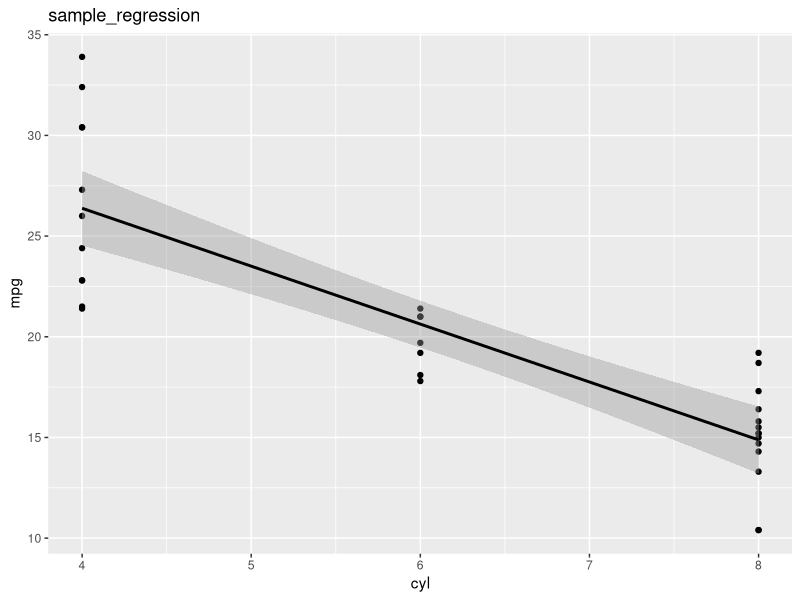

R code for this plot:
###########################################################
##     Learn how to do regression in R in 10 mins        ##
###########################################################

#Author: Wanjun Gu
#Github Repository: https://github.com/Broccolito

#For general R tutorail, check out:
#https://github.com/Broccolito/R_Tutorial/blob/master/R_tutorial.R

#This tutorial is about doing regressions in R

#Step 1: read file into the workspace

#Packages or functions that you may need:
library(readxl) # Read Excel sheet
library(knitr) # Look at the data in a prettier format
#If you do not have these packages installed, install the packages using:
install.packages("readxl")
install.packages("knitr")
# read.csv() # Read csv files

# Reading data from files looks like:
# sample_data = as.data.frame(read.csv(file = "file_name.csv"))
# sample_data = as.data.frame(read_excel(path = "file_name.xlsx"))

#For the sake of this tutorial, lets use an embedded dataset in R
sample_data = mtcars

# Check the structure of the data
kable(sample_data)

  # |                    |  mpg| cyl|  disp|  hp| drat|    wt|  qsec| vs| am| gear| carb|
  # |:-------------------|----:|---:|-----:|---:|----:|-----:|-----:|--:|--:|----:|----:|
  # |Mazda RX4           | 21.0|   6| 160.0| 110| 3.90| 2.620| 16.46|  0|  1|    4|    4|
  # |Mazda RX4 Wag       | 21.0|   6| 160.0| 110| 3.90| 2.875| 17.02|  0|  1|    4|    4|
  # |Datsun 710          | 22.8|   4| 108.0|  93| 3.85| 2.320| 18.61|  1|  1|    4|    1|
  # |Hornet 4 Drive      | 21.4|   6| 258.0| 110| 3.08| 3.215| 19.44|  1|  0|    3|    1|
  # |Hornet Sportabout   | 18.7|   8| 360.0| 175| 3.15| 3.440| 17.02|  0|  0|    3|    2|
  # |Valiant             | 18.1|   6| 225.0| 105| 2.76| 3.460| 20.22|  1|  0|    3|    1|
  # |Duster 360          | 14.3|   8| 360.0| 245| 3.21| 3.570| 15.84|  0|  0|    3|    4|
  # |Merc 240D           | 24.4|   4| 146.7|  62| 3.69| 3.190| 20.00|  1|  0|    4|    2|
  # ......................
  # ......................

# The data should look like the data frame above. 
# You can also view the first few results by using

kable(head(sample_data, 5)) # This only shows the first 5 rows of the data

# You can also check the dimension of the dataset using:
dim(sample_data)
# [1] 32 11

#32 is the number of rows and 11 is the number of columns Or you can say:
#32 is the total sample size (observations) and 11 is the number of variables

#Then you can see what exactly the variables are by knowing the column names
names(sample_data)
# [1] "mpg"  "cyl"  "disp" "hp"   "drat" "wt"   "qsec" "vs"   "am"   "gear" "carb"

# That way, you can start construct your regression using:
lm(data = sample_data, formula = mpg ~ cyl)

#You will get a result like
# Call:
# lm(formula = mpg ~ cyl, data = sample_data)
# 
# Coefficients:
#   (Intercept)          cyl  
#        37.885       -2.876  


#You can also summarize the results using
summary(lm(data = sample_data, formula = mpg ~ cyl))
#The result looks something like:
# Call:
# lm(formula = mpg ~ cyl, data = sample_data)
# 
# Residuals:
#   Min      1Q  Median      3Q     Max 
# -4.9814 -2.1185  0.2217  1.0717  7.5186 
# 
# Coefficients:
#   Estimate Std. Error t value Pr(>|t|)    
# (Intercept)  37.8846     2.0738   18.27  < 2e-16 ***
#   cyl          -2.8758     0.3224   -8.92 6.11e-10 ***
#   ---
#   Signif. codes:  0 '***' 0.001 '**' 0.01 '*' 0.05 '.' 0.1 ' ' 1
# 
# Residual standard error: 3.206 on 30 degrees of freedom
# Multiple R-squared:  0.7262,	Adjusted R-squared:  0.7171 
# F-statistic: 79.56 on 1 and 30 DF,  p-value: 6.113e-10

# If you assign a variable to this summary, you can get all kinds of stats
# from the regression.
reg_res = summary(lm(data = sample_data, formula = mpg ~ cyl))
# You can use "$" to access:
  # [1] "call"          "terms"         "residuals"     "coefficients"  "aliased"       "sigma"         "df"           
  # [8] "r.squared"     "adj.r.squared" "fstatistic"    "cov.unscaled" 

# For example:
reg_res$coefficients
#             Estimate Std. Error   t value     Pr(>|t|)
# (Intercept) 37.88458  2.0738436 18.267808 8.369155e-18
# cyl         -2.87579  0.3224089 -8.919699 6.112687e-10
reg_res$r.squared
#[1] 0.72618

# You can also plot the regression using ggplot2 package
library(ggplot2)
#In case you do not have ggplot2, install it using:
install.packages("ggplot2")
qplot(data = sample_data, cyl, mpg, main = "sample_regression") + geom_smooth(method = "lm", color = "black")

#Multiple regressions and more complicated models
# Remember that command you used just now: "lm" 
lm(data = sample_data, formula = mpg ~ cyl)
# if instead of mpg ~ cyl, you want to regress mpg on both cyl and disp,
# you can do:
lm(data = sample_data, formula = mpg ~ cyl + disp)
#The result looks like:
# Call:
# lm(formula = mpg ~ cyl + disp, data = sample_data)
# 
# Coefficients:
# (Intercept)          cyl         disp  
#      34.66099     -1.58728     -0.02058  

# Summarize it using the same command:
summary(lm(data = sample_data, formula = mpg ~ cyl + disp))
# Call:
#   lm(formula = mpg ~ cyl + disp, data = sample_data)
# 
# Residuals:
#   Min      1Q  Median      3Q     Max 
# -4.4213 -2.1722 -0.6362  1.1899  7.0516 
# 
# Coefficients:
#   Estimate Std. Error t value Pr(>|t|)    
# (Intercept) 34.66099    2.54700  13.609 4.02e-14 ***
#   cyl         -1.58728    0.71184  -2.230   0.0337 *  
#   disp        -0.02058    0.01026  -2.007   0.0542 .  
# ---
#   Signif. codes:  0 '***' 0.001 '**' 0.01 '*' 0.05 '.' 0.1 ' ' 1
# 
# Residual standard error: 3.055 on 29 degrees of freedom
# Multiple R-squared:  0.7596,	Adjusted R-squared:  0.743 
# F-statistic: 45.81 on 2 and 29 DF,  p-value: 1.058e-09


#Get the coefficients:
summary(lm(data = sample_data, formula = mpg ~ cyl + disp))$coefficient
#             Estimate     Std. Error   t value   Pr(>|t|)
# (Intercept) 34.66099474 2.54700388 13.608536 4.022869e-14
# cyl         -1.58727681 0.71184427 -2.229809 3.366495e-02
# disp        -0.02058363 0.01025748 -2.006696 5.418572e-02

# The "formula" argument in lm function can get more complicated
# For example:
lm(data = sample_data, formula = mpg ~ cyl + disp + wt)
lm(data = sample_data, formula = mpg ~ cyl + disp + I(wt)^2)
lm(data = sample_data, formula = mpg ~ (I(cyl) + I(disp))/ I(wt))

# Explore and have fun !


